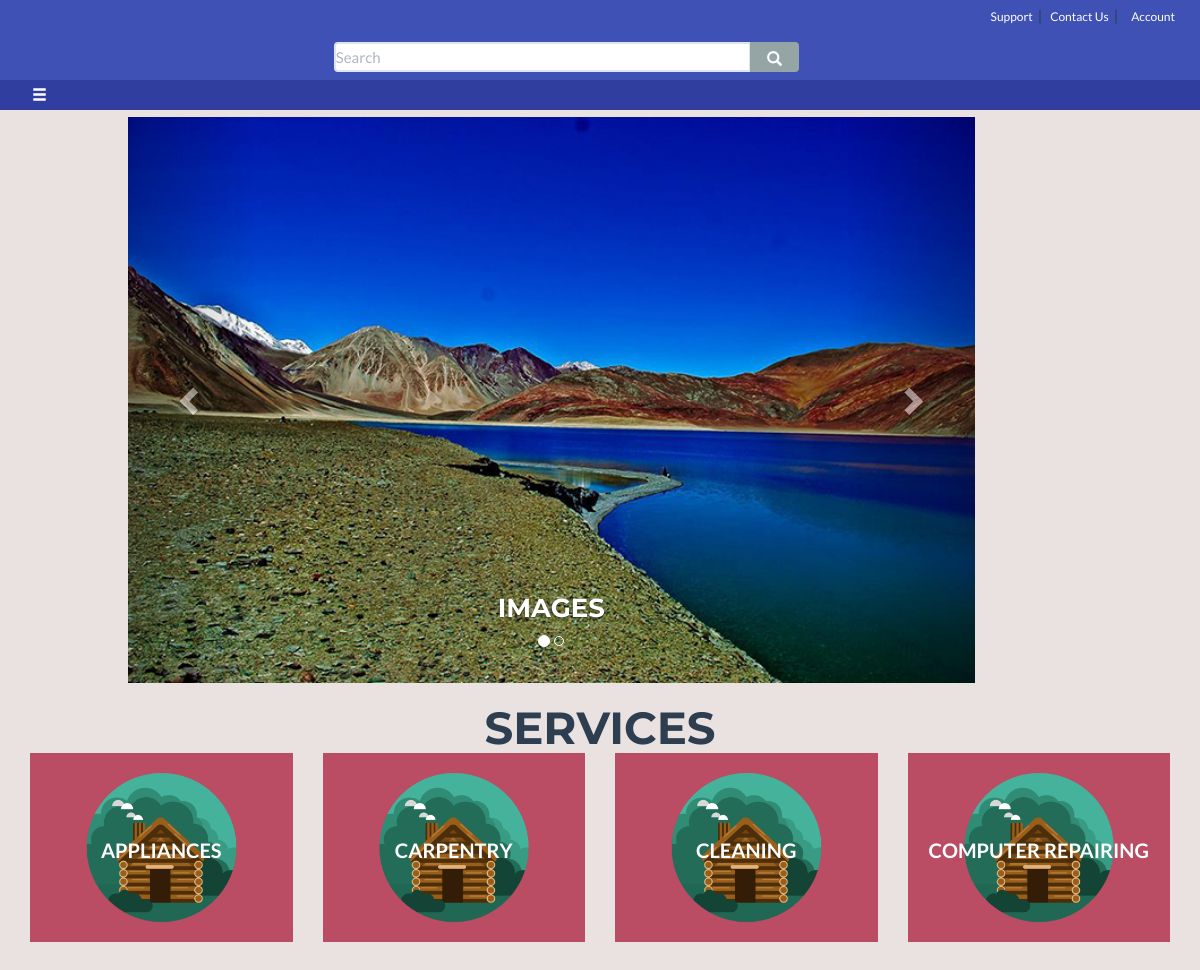
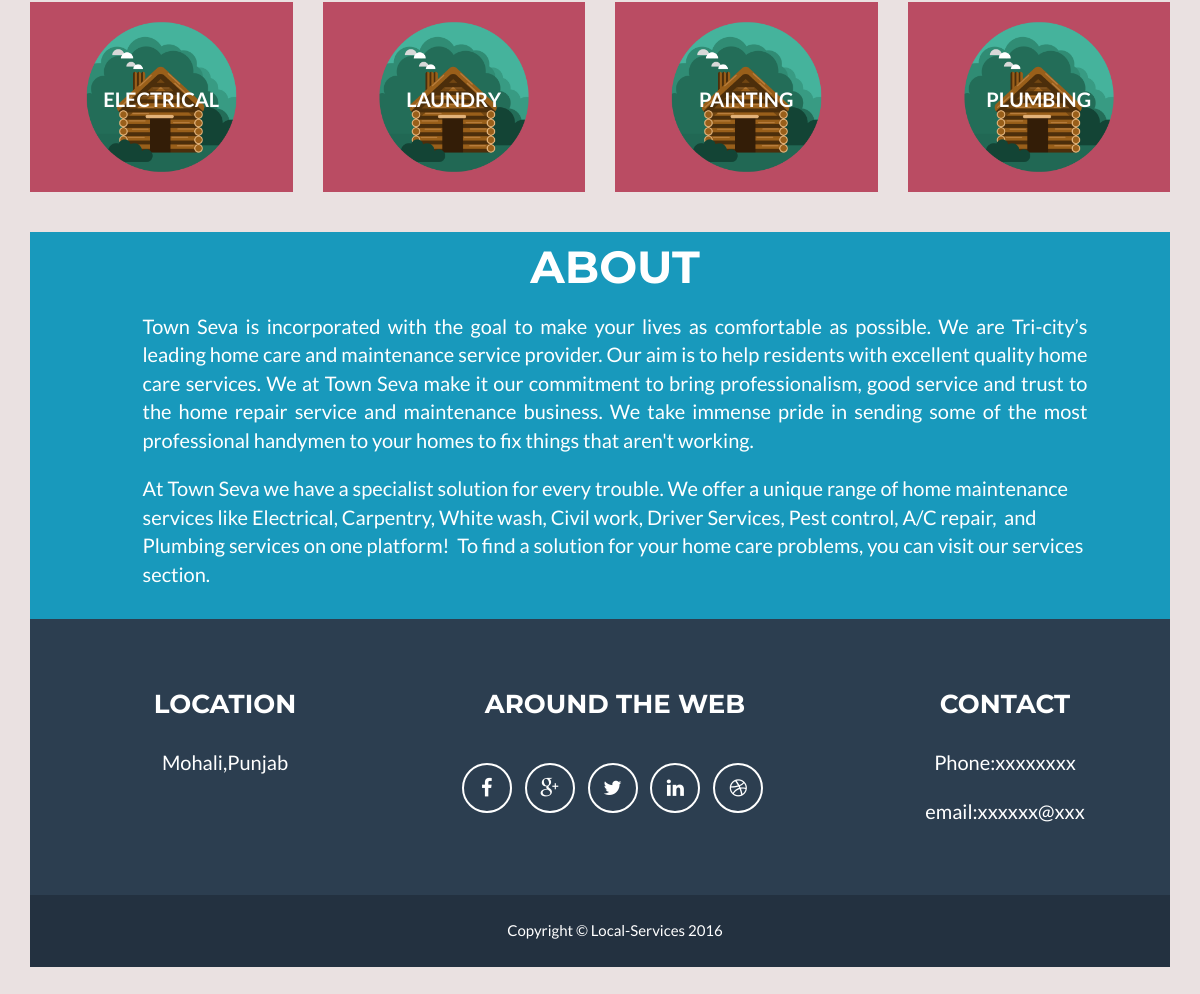
The page / on the database its author committed (2 pictures, top to bottom).
### tables this page shows
CREATE TABLE `services` (
  `id` int(11) NOT NULL,
  `name` varchar(50) NOT NULL,
  `description` text,
  `imageurl` varchar(100) NOT NULL
);

### classes/connectionClass.php (called while the page is built, shortened)
<?php
   	class connection {
   	   		public function __construct() {
   				$this->con = mysqli_connect(DB_SERVER,DB_USERNAME,DB_PASSWORD,DB_DATABASE);
   		}
   }
?>

### classes/servicesClass.php (called while the page is built, shortened)
<?php
	include_once 'connectionClass.php';
	class Service extends connection {
		public function allServices(){
			$query = mysqli_query($this->con,"SELECT * from services");
			return $query;
		}
	}
 ?>

### index.php (the view, shortened to what this page needs)
<?php
	include_once 'classes/servicesClass.php';
?>
<!DOCTYPE html>
<html lang="en">
<head>
    <link href="css/bootstrap.min.css" rel="stylesheet">
    <link rel="stylesheet" type="text/css" href="css/custom.css">
    <link href="css/freelancer.css" rel="stylesheet">
    <link href="font-awesome/css/font-awesome.min.css" rel="stylesheet" type="text/css">
</head>
<body id="page-top" class="index">
    <div id="navbar-top" class="navbar-top">
	    <div class="navbar-login" >
            <a class = "login" href="#">Support</a><span class="vertical-line">|</span>
            <a class = "login" href="#contact_us">Contact Us</a><span class="vertical-line">|</span>
            <div class="nav_bar_account">
            	<a class = "login" href="#"><?php if(isset($_SESSION['user'])){ echo $_SESSION['user_name'];} else echo "Account"; ?></a>
            </div>
	    </div>
	</div>
    <div id="sticky">
            <div style="margin-top:-14px;" class="col-xs-6 col-xs-6 col-xs-offset-3">
                <form class="navbar-form "  role="search">
                    <div class="input-group col-md-12">
                        <input type="text" class="form-control"  style=" padding:0;
                        height:30px" placeholder="Search" name="srch-term" id="srch-term">
                        <div class="input-group-btn">
                            <button  style="height:30px"  class="btn btn-default" type="submit"><i class="glyphicon glyphicon-search" style="top:-4px;"></i></button>
                        </div>
                    </div>
                </form>
        </div>
    </div>
<div id="navbar-bottom" style="width:100%;">
   <div id="inline-div" style="width:100%;">
    <div style="float:left; width:10%;">
    	<a href="#" class="menubtn">
    	   	<button type="button" class="btn btn-md hamb" aria-label="Left Align">
  				<span class="glyphicon glyphicon-menu-hamburger" aria-hidden="true">
  				</span>
			</button></a>
    </div>
    </div>
</div>
	    <header>
	        <div class="container offers">
	        	<div class="row">
	        	<div class="col-lg-9 col-lg-offset-1">
	            <div class="row" style="object-fit: cover;">
	                <div class="col-lg-12" >
	                	<div id="my-slider" class="carousel slide" data-ride="carousel">
						<ol class="carousel-indicators">
							<li data-target="#my-slider" data-slide-to="0" class="active"></li>
							<li data-target="#my-slider" data-slide-to="1"></li>
						</ol>
						<div class="carousel-inner carousel" role="listbox">
							<div class="item active">
								<img class="offer-images" src="images/slide1.jpg" alt="Auto" height="100px" width="1200px" />
								<div class="carousel-caption">
									<h3> Images </h3>
								</div>
							</div>
						</div>
						<a class="left carousel-control" href="#my-slider" role="button" data-slide="prev">
							<span class="glyphicon glyphicon-chevron-left" aria-hidden="true" ></span>
						</a>
						<a class="right carousel-control" href="#my-slider" role="button" data-slide="next">
							<span class="glyphicon glyphicon-chevron-right" aria-hidden="true" ></span>
						</a>
						</div>
	                </div>
	            </div>
	            </div>
	            </div>
	        </div>
	    </header>
	    <section id="portfolio">
	        <div class="container">
	            <div class="row">
	                <div class="col-lg-12 text-center">
	                    <h2>Services</h2>
	                </div>
	            </div>
	            <div class="row">
		            	<?php
		                    $getServices = new Service;
		                    $res=$getServices->allServices();
		                    while($result=mysqli_fetch_array($res)){
		                ?>
		              	<div class="col-sm-3 portfolio-item">
		                    <a href="subCategoriesView.php?id=<?php echo $result['id'];?>" class="portfolio-link" data-toggle="modal">
		                        <div class="caption" >
		                           <div class="caption-content">
		                                <b> <?php echo $result['name']; ?></b>
		                           </div>
		                        </div>
		                       <img src="img/portfolio/cabin.png" class="img-responsive" alt="">
		                    </a>
		                </div>
		                <?php
		        		}
		        	?>
		        </div>
	        </div>
	    </section>
	    <div class="container">
	    <section class="success" id="about">
	        <div class="container">
	            <div class="row">
	                <div class="col-lg-12 text-center">
	                    <h2>About</h2>
	                </div>
	            </div>
	            <div class="row">
	                <div class="col-lg-10 col-lg-offset-1">
	                    <p style="text-align:justify">Town Seva is incorporated with the goal to make your lives as comfortable as possible. We are Tri-city’s leading home care and maintenance service provider. Our aim is to help residents with excellent quality home care services.
We at Town Seva make it our commitment to bring professionalism, good service and trust to the home repair service and maintenance business. We take immense pride in sending some of the most professional handymen to your homes to fix things that aren't working.
</p>
	                    <p>At Town Seva we have a specialist solution for every trouble. We offer a unique range of home maintenance services like Electrical, Carpentry, White wash, Civil work, Driver Services, Pest control, A/C repair,  and Plumbing services on one platform!  To find a solution for your home care problems, you can visit our services section.
</p>
	                </div>
	            </div>
	        </div>
	    </section>
	    </div>
	    <div class="container">
	    <footer class="text-center">
	        <div class="footer-above">
	            <div class="container">
	                <div class="row">
	                    <div class="footer-col col-md-4">
	                        <h3>Location</h3>
	                        <p>Mohali,Punjab</p>
	                    </div>
	                    <div class="footer-col col-md-4">
	                        <h3>Around the Web</h3>
	                        <ul class="list-inline">
	                            <li>
	                                <a href="#" class="btn-social btn-outline"><i class="fa fa-fw fa-facebook"></i></a>
	                            </li>
	                            <li>
	                                <a href="#" class="btn-social btn-outline"><i class="fa fa-fw fa-google-plus"></i></a>
	                            </li>
	                            <li>
	                                <a href="#" class="btn-social btn-outline"><i class="fa fa-fw fa-twitter"></i></a>
	                            </li>
	                            <li>
	                                <a href="#" class="btn-social btn-outline"><i class="fa fa-fw fa-linkedin"></i></a>
	                            </li>
	                            <li>
	                                <a href="#" class="btn-social btn-outline"><i class="fa fa-fw fa-dribbble"></i></a>
	                            </li>
	                        </ul>
	                    </div>
	                    <div class="footer-col col-md-4">
	                        <h3 id="contact_us">Contact</h3>
	                        <p>Phone:xxxxxxxx</p>
	                        <p>email:xxxxxx@xxx</p>
	                    </div>
	                </div>
	            </div>
	        </div>
	        <div class="footer-below">
	            <div class="container">
	                <div class="row">
	                    <div class="col-lg-12">
	                        Copyright &copy; Local-Services 2016
	                    </div>
	                </div>
	            </div>
	        </div>
	    </footer>
	    </div>
</body>
</html>

### css/custom.css (style rules this page uses)
#sticky { padding: 0.5ex; width: 600px; color: #fff; font-size: 2em; background-color:#3F51B5; width:100%; height:50px; }
body { margin: 0; padding:0; }
p { margin: 1em auto; }
.navbar-login { float:right; padding: 5px; margin-right: 10px; }
.login { font-size: 12px; padding: 5px; text-decoration: none; color: white; }
#inline-div { width: 100%; float: left; margin:0; }
#navbar-top { background:#3F51B5; width:100%; height:30px; }
.offers { z-index: -1; }
.navbar-top .navbar-login .nav_bar_account { font-size: 12px; padding: 5px; text-decoration: none; color: white; }
.nav_bar_account { display: inline; }
.navbar-top .navbar-login .nav_bar_account { position: relative;navbar }
ul { margin: 0; padding: 0; }
#navbar-bottom { background:#303F9F; margin-top:0; width:100%; height:30px; }

### css/freelancer.css (style rules this page uses)
body { background-color: #eae1e1; overflow-x: hidden; padding-bottom: 50px; }
p { font-size: 20px; }
a, a:hover, a:focus, a:active, a.active { outline: 0; color: #18bc9c; }
h1, h2, h3, h4, h5, h6 { text-transform: uppercase; font-family: Montserrat,"Helvetica Neue",Helvetica,Arial,sans-serif; font-weight: 700; }
header { text-align: center; color: #fff; background: #eae1e1; }
header .container { padding-top: 0px; padding-bottom: 50px; }
header img { display: block; margin: 0 auto; }
@media (min-width:768px) { header .container { padding-top:0; padding-bottom: 10px; } }
section { padding: 10px 0; }
section h2 { margin: 0; font-size: 3em; }
section.success { color: #fff; background: #1899bc; }
#portfolio .portfolio-item { right: 0; margin: 0 0 15px; }
#portfolio .portfolio-item .portfolio-link { display: block; position: relative; margin: 0 auto; max-width: 400px; }
#portfolio .portfolio-item .portfolio-link .caption { position: absolute; width: 100%; height: 100%; opacity:1; -webkit-transition: all ease .5s; -moz-transition: all ease .5s; transition: all ease .5s; text-align: center; color: white; }
#portfolio .portfolio-item .portfolio-link .caption .caption-content { position: absolute; top: 50%; width: 100%; height: 20px; margin-top: -12px; text-align: center; font-size: 20px; color: #fff; }
#portfolio * { z-index: 2; }
@media (min-width:767px) { #portfolio .portfolio-item { margin: 0 0 30px; } }
.btn-outline { margin-top: 15px; border: solid 2px #fff; font-size: 20px; color: #fff; background: 0 0; transition: all .3s ease-in-out; }
footer { color: #fff; }
footer h3 { margin-bottom: 30px; }
footer .footer-above { padding-top: 50px; background-color: #2c3e50; }
footer .footer-col { margin-bottom: 50px; }
footer .footer-below { padding: 25px 0; background-color: #233140; }
.btn-social { display: inline-block; width: 50px; height: 50px; border: 2px solid #fff; border-radius: 100%; text-align: center; font-size: 20px; line-height: 45px; }

### index.php (style rules this page uses)
.menubtn { position: relative; z-index: 101; font-size: 0em; line-height: 0em; top: 2px; padding: 15px; color: white; }
.hamb { background: transparent; padding-top: 0px; margin: 0; }

### rows shown on the page
services: name "APPLIANCES"
services: name "CARPENTRY"
services: name "CLEANING"
services: name "COMPUTER REPAIRING"
services: name "ELECTRICAL"
services: name "LAUNDRY"
services: name "PAINTING"
services: name "PLUMBING"
